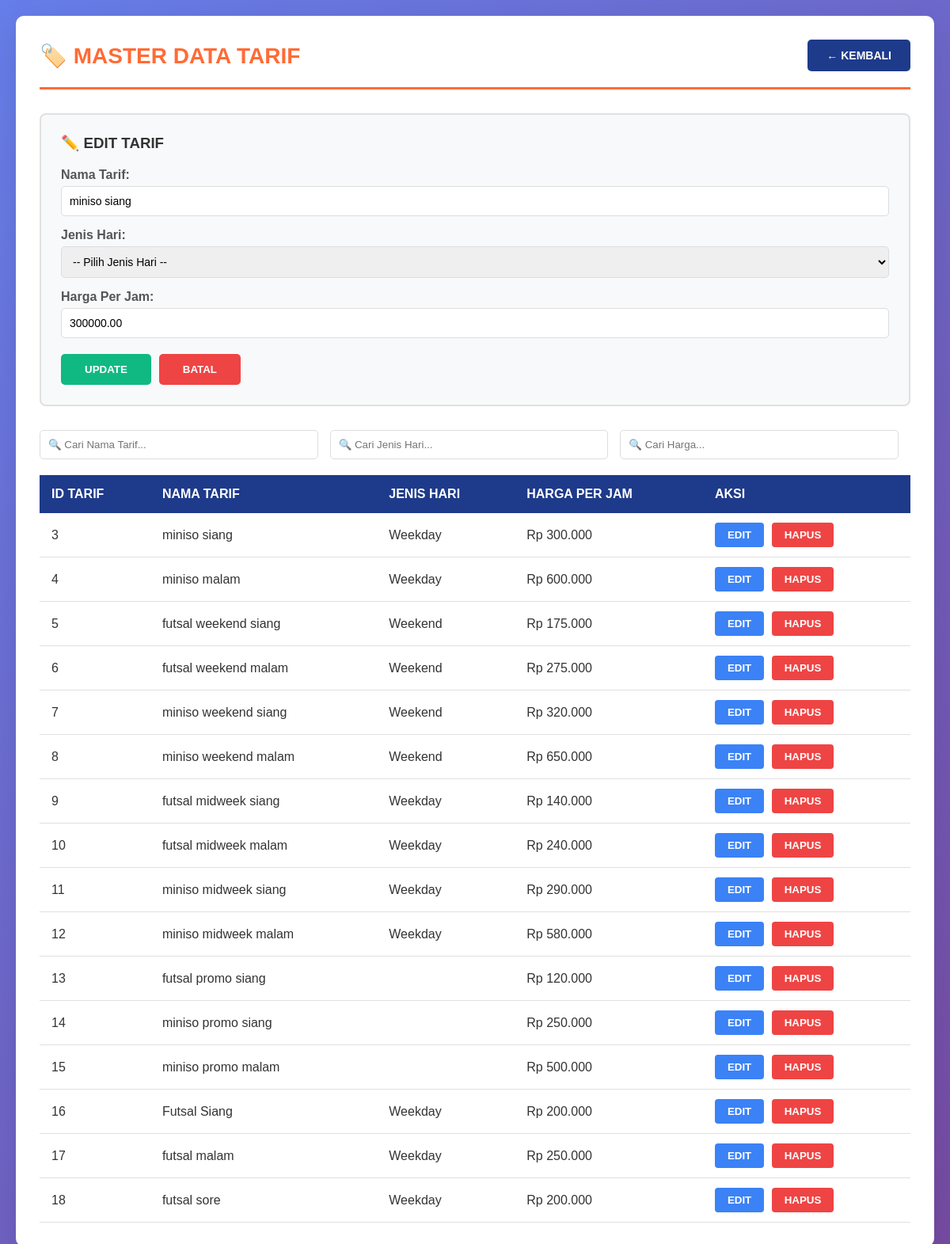
The page /master/tarif.php?edit=3 on the database its author committed.
### tables this page shows
CREATE TABLE `tarif` (
  `id_tarif` int(11) NOT NULL,
  `nama_tarif` varchar(100) NOT NULL,
  `jenis_hari` enum('Weekday','Weekend') NOT NULL,
  `harga_per_jam` decimal(12,2) NOT NULL
);

### master/tarif.php (the view, shortened to what this page needs)
<?php
$host = "localhost";
$username = "root";
$password = "";
$database = "db_futsal";
$conn = mysqli_connect($host, $username, $password, $database);
mysqli_set_charset($conn, "utf8");
$edit_data = null;
if (isset($_GET['edit'])) {
    $id_edit = $_GET['edit'];
    $query_edit = "SELECT * FROM tarif WHERE id_tarif = '$id_edit'";
    $result_edit = mysqli_query($conn, $query_edit);
    $edit_data = mysqli_fetch_assoc($result_edit);
}
$query = "SELECT * FROM tarif ORDER BY id_tarif ASC";
$result = mysqli_query($conn, $query);
?>
<!DOCTYPE html>
<html lang="id">
<head>
</head>
<body>
    <div class="container">
        <div class="header">
            <h2>🏷️ MASTER DATA TARIF</h2>
            <button class="btn-back" onclick="history.back()">
                ← KEMBALI
            </button>
        </div>
        <div class="form-container">
            <h3><?php echo $edit_data ? '✏️ EDIT TARIF' : '➕ TAMBAH TARIF BARU'; ?></h3>
            <form method="POST" action="">
                <div class="form-group">
                    <label>Nama Tarif:</label>
                    <input type="text" name="nama_tarif"
                           value="<?php echo $edit_data ? $edit_data['nama_tarif'] : ''; ?>"
                           required placeholder="Contoh: futsal siang">
                </div>
                <div class="form-group">
                    <label>Jenis Hari:</label>
                    <select name="jenis_hari" required>
                        <option value="">-- Pilih Jenis Hari --</option>
                    </select>
                </div>
                <div class="form-group">
                    <label>Harga Per Jam:</label>
                    <input type="number" name="harga_per_jam"
                           value="<?php echo $edit_data ? $edit_data['harga_per_jam'] : ''; ?>"
                           required placeholder="Contoh: 150000">
                </div>
                <div class="form-buttons">
                    <?php if ($edit_data): ?>
                        <button type="submit" name="update" class="btn-submit">UPDATE</button>
                        <button type="button" class="btn-cancel" onclick="window.location.href='tarif.php'">BATAL</button>
                    <?php else: ?>
                        <button type="submit" name="tambah" class="btn-submit">SIMPAN</button>
                        <button type="reset" class="btn-reset">RESET</button>
                    <?php endif; ?>
                </div>
            </form>
        </div>
        <div class="search-container">
            <input type="text" id="searchNama" placeholder="🔍 Cari Nama Tarif..." onkeyup="filterTable()">
            <input type="text" id="searchJenis" placeholder="🔍 Cari Jenis Hari..." onkeyup="filterTable()">
            <input type="text" id="searchHarga" placeholder="🔍 Cari Harga..." onkeyup="filterTable()">
        </div>
        <table id="tarifTable">
            <thead>
                <tr>
                    <th>ID TARIF</th>
                    <th>NAMA TARIF</th>
                    <th>JENIS HARI</th>
                    <th>HARGA PER JAM</th>
                    <th>AKSI</th>
                </tr>
            </thead>
            <tbody>
                <?php
                if (mysqli_num_rows($result) > 0) {
                    while ($row = mysqli_fetch_assoc($result)) {
                        echo "<tr>";
                        echo "<td>" . $row['id_tarif'] . "</td>";
                        echo "<td>" . $row['nama_tarif'] . "</td>";
                        echo "<td>" . ucfirst($row['jenis_hari']) . "</td>";
                        echo "<td>Rp " . number_format($row['harga_per_jam'], 0, ',', '.') . "</td>";
                        echo "<td>
                                <button class='btn-edit' onclick=\"window.location.href='tarif.php?edit=" . $row['id_tarif'] . "'\">EDIT</button>
                                <button class='btn-delete' onclick=\"confirmDelete(" . $row['id_tarif'] . ")\">HAPUS</button>
                              </td>";
                        echo "</tr>";
                    }
                } else {
                    echo "<tr><td colspan='5' class='no-data'>📭 Tidak ada data tarif</td></tr>";
                }
                ?>
            </tbody>
        </table>
    </div>
</body>
</html>

### master/tarif.php (style rules this page uses)
* { margin: 0; padding: 0; box-sizing: border-box; }
body { font-family: Arial, sans-serif; background: linear-gradient(135deg, #667eea 0%, #764ba2 100%); padding: 20px; }
.container { max-width: 1400px; margin: 0 auto; background: white; border-radius: 10px; padding: 30px; box-shadow: 0 10px 40px rgba(0,0,0,0.1); }
.header { display: flex; justify-content: space-between; align-items: center; margin-bottom: 30px; padding-bottom: 20px; border-bottom: 3px solid #ff6b35; }
.header h2 { color: #ff6b35; font-size: 28px; }
.btn-back { background: #1e3a8a; color: white; padding: 12px 24px; border: none; border-radius: 5px; cursor: pointer; font-size: 14px; font-weight: bold; }
.form-container { background: #f8f9fa; padding: 25px; border-radius: 8px; margin-bottom: 30px; border: 2px solid #e0e0e0; }
.form-container h3 { color: #333; margin-bottom: 20px; }
.form-group { margin-bottom: 15px; }
.form-group label { display: block; margin-bottom: 5px; color: #555; font-weight: bold; }
.form-group input, .form-group select { width: 100%; padding: 10px; border: 1px solid #ddd; border-radius: 5px; font-size: 14px; }
.form-buttons { display: flex; gap: 10px; margin-top: 20px; }
.btn-submit { background: #10b981; color: white; padding: 12px 30px; border: none; border-radius: 5px; cursor: pointer; font-weight: bold; }
.btn-cancel { background: #ef4444; color: white; padding: 12px 30px; border: none; border-radius: 5px; cursor: pointer; font-weight: bold; }
.search-container { display: grid; grid-template-columns: 1fr 1fr 1fr auto; gap: 15px; margin-bottom: 20px; }
.search-container input { padding: 10px; border: 1px solid #ddd; border-radius: 5px; }
table { width: 100%; border-collapse: collapse; margin-top: 20px; }
table thead { background: #1e3a8a; color: white; }
table th { padding: 15px; text-align: left; font-weight: bold; }
table tbody tr { border-bottom: 1px solid #e0e0e0; }
table td { padding: 12px 15px; color: #333; }
.btn-edit { background: #3b82f6; color: white; padding: 8px 16px; border: none; border-radius: 4px; cursor: pointer; margin-right: 5px; font-weight: bold; }
.btn-delete { background: #ef4444; color: white; padding: 8px 16px; border: none; border-radius: 4px; cursor: pointer; font-weight: bold; }

### rows shown on the page
tarif: nama_tarif "miniso siang", harga_per_jam "300000.00", id_tarif "3", jenis_hari "Weekday", harga_per_jam "300.000"
tarif: id_tarif "4", nama_tarif "miniso malam", jenis_hari "Weekday", harga_per_jam "600.000"
tarif: id_tarif "5", nama_tarif "futsal weekend siang", jenis_hari "Weekend", harga_per_jam "175.000"
tarif: id_tarif "6", nama_tarif "futsal weekend malam", jenis_hari "Weekend", harga_per_jam "275.000"
tarif: id_tarif "7", nama_tarif "miniso weekend siang", jenis_hari "Weekend", harga_per_jam "320.000"
tarif: id_tarif "8", nama_tarif "miniso weekend malam", jenis_hari "Weekend", harga_per_jam "650.000"
tarif: id_tarif "9", nama_tarif "futsal midweek siang", jenis_hari "Weekday", harga_per_jam "140.000"
tarif: id_tarif "10", nama_tarif "futsal midweek malam", jenis_hari "Weekday", harga_per_jam "240.000"
tarif: id_tarif "11", nama_tarif "miniso midweek siang", jenis_hari "Weekday", harga_per_jam "290.000"
tarif: id_tarif "12", nama_tarif "miniso midweek malam", jenis_hari "Weekday", harga_per_jam "580.000"
tarif: id_tarif "13", nama_tarif "futsal promo siang", harga_per_jam "120.000"
tarif: id_tarif "14", nama_tarif "miniso promo siang", harga_per_jam "250.000"
tarif: id_tarif "15", nama_tarif "miniso promo malam", harga_per_jam "500.000"
tarif: id_tarif "16", nama_tarif "Futsal Siang", jenis_hari "Weekday", harga_per_jam "200.000"
tarif: id_tarif "17", nama_tarif "futsal malam", jenis_hari "Weekday", harga_per_jam "250.000"
tarif: id_tarif "18", nama_tarif "futsal sore", jenis_hari "Weekday", harga_per_jam "200.000"
